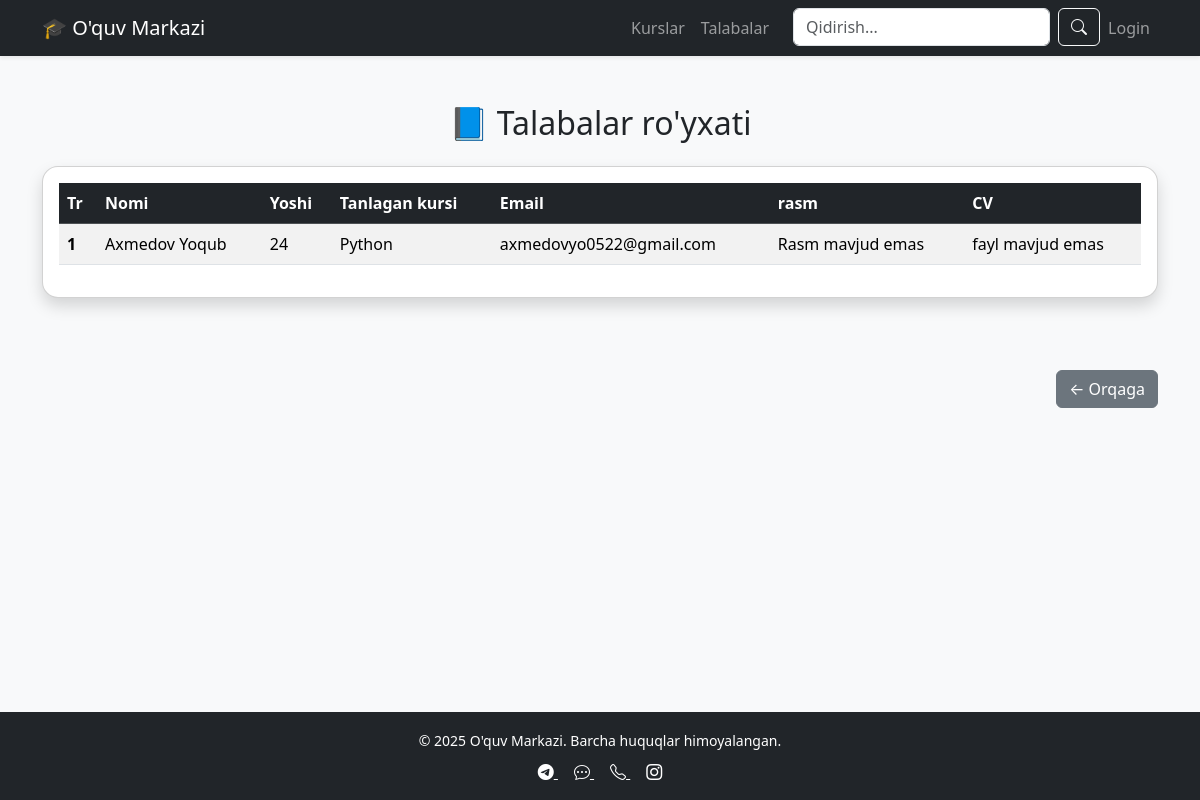
Page /new/student/detail/1/ on the committed database.
### new/models.py (models this page shows, shortened)
class Student(models.Model):
    full_name = models.CharField(max_length=100)
    age = models.IntegerField()
    course_name = models.ForeignKey(Course, models.PROTECT)
    email = models.EmailField(unique=True)
    image = models.ImageField(blank=True,null=True, upload_to='images/')
    file = models.FileField(blank=True,null=True, upload_to='images/')
    registration_date = models.DateTimeField(auto_now_add=True)
    is_active = models.BooleanField(default=True)

class Course(models.Model):
    name = models.CharField(max_length=100)
    description = models.TextField()
    start_date = models.DateField()
    def __str__(self):
        return self.name

### new/views.py (the view)
# urls.py: path('student/detail/<int:pk>/', get_student_detail, name='student-detail'),
def get_student_detail(request, pk):
    student = Student.objects.get(pk=pk)
    context={
        'student':student
    }
    return render(request, 'student_detail.html', {'student':student})

### templates/student_detail.html (shortened to what this page needs)
{% extends 'base.html' %}
{% block content %}
<html lang="en">
<head>
    <link href="https://cdn.jsdelivr.net/npm/bootstrap@5.3.3/dist/css/bootstrap.min.css" rel="stylesheet">
</head>
<body class="bg-light">
<div class="container py-5">
    <h2 class="text-center mb-4">📘 Talabalar  ro'yxati</h2>
    <div class="card shadow rounded-4">
        <div class="card-body">
            {% if student %}
            <div class="table-responsive">
                <table class="table table-striped table-hover align-middle">
                    <thead class="table-dark">
                        <tr>
                            <th scope="col">Tr</th>
                            <th scope="col">Nomi</th>
                            <th scope="col">Yoshi</th>
                            <th scope="col">Tanlagan kursi</th>
                            <th scope="col">Email</th>
                            <th scope="col">rasm</th>
                            <th scope="col">CV</th>
                        </tr>
                    </thead>
                    <tbody>
                        <tr>
                            <th scope="row">{{ student.id }}</th>
                            <td>{{ student.full_name }}</td>
                            <td>{{ student.age }}</td>
                            <td>{{ student.course_name }}</td>
                            <td>{{ student.email }}</td>
                            {% if student.image %}
                            <td><img src="{{ student.image.url }}" width="300" ></td>
                            {% else %}
                            <td>Rasm mavjud emas</td>
                            {% endif %}
                             {% if student.file %}
                            <td><a href="{{ student.file.url }}">Yuklash</a> </td>
                            {% else %}
                            <td>fayl mavjud emas</td>
                            {% endif %}
                        </tr>
                    </tbody>
                </table>
            </div>
            {% else %}
            <p class="text-center text-muted">📭 Hozircha hech qanday talaba mavjud emas.</p>
            {% endif %}
        </div>
    </div>
    <br><br><br>
    <div class="mb-4 text-end">
        <a href="{% url 'student-list' %}" class="btn btn-secondary">← Orqaga</a>
    </div>
</div>
</body>
{% endblock %}

### rows in the picture
Student: id "1", full_name "Axmedov Yoqub", age "24", course_name "Python", email "axmedovyo0522@gmail.com"
